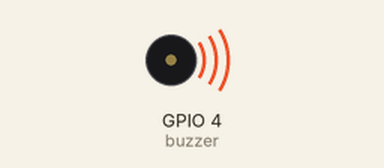
Recording of a program running on a simulated Raspberry Pi (BCM pin numbers). Shown: buzzer (waves = sounding). At 31.0 s the program stops and its outputs stay as they are.

Above: at 0.2 s.
At 31.0 s:
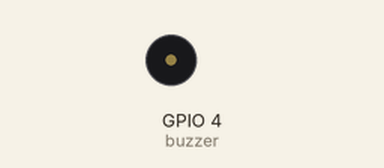
Timing chart, 0 to 32.5 s (numbered marks = the images above):
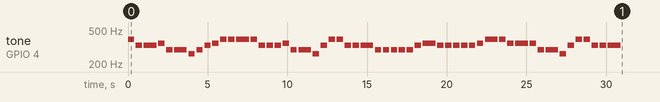

The program:

BuzzerSong.py
```python
# gpiozero 패키지에서 TonalBuzzer 클래스를 임포트
from gpiozero import TonalBuzzer
# time 모듈에서 sleep 함수를 임포트하여 시간 지연 사용
from time import sleep

# GPIO 4번 핀에 부저 연결
buzzer = TonalBuzzer(4)

# 음계와 길이 (초) 정의
# 노래 '나비야'의 음계와 리듬
melody = [
    ('G4', 0.4), ('E4', 0.4), ('E4', 0.8),  # 나비야 / 솔미미
    ('F4', 0.4), ('D4', 0.4), ('D4', 0.8),  # 나비야 / 파레레
    ('C4', 0.4), ('D4', 0.4), ('E4', 0.4), ('F4', 0.4), # 이리 날아 / 도레미파
    ('G4', 0.4), ('G4', 0.4), ('G4', 0.8), # 오너라 / 솔솔솔

    ('G4', 0.4), ('E4', 0.4), ('E4', 0.4), ('E4', 0.4),  # 노랑나비 / 솔미미미
    ('F4', 0.4), ('D4', 0.4), ('D4', 0.8),  # 흰나비 / 파레레
    ('C4', 0.4), ('E4', 0.4), ('G4', 0.4), ('G4', 0.4), # 춤을추며 / 도미솔솔
    ('E4', 0.4), ('E4', 0.4), ('E4', 0.8), # 오너라 / 미미미

    ('D4', 0.4), ('D4', 0.4), ('D4', 0.4), ('D4', 0.4),  # 봄바람에 / 레레레레
    ('D4', 0.4), ('E4', 0.4), ('F4', 0.8),  # 꽃잎도 / 레미파
    ('E4', 0.4), ('E4', 0.4), ('E4', 0.4), ('E4', 0.4), # 방긋방긋 / 미미미미
    ('E4', 0.4), ('F4', 0.4), ('G4', 0.8), # 웃으며 / 미파솔

    ('G4', 0.4), ('F4', 0.4), ('F4', 0.8),  # 참새도 / 솔미미
    ('F4', 0.4), ('D4', 0.4), ('D4', 0.8),  # 짹짹짹 / 파레레
    ('C4', 0.4), ('E4', 0.4), ('G4', 0.4), ('G4', 0.4), # 노래하며 / 도미솔솔
    ('E4', 0.4), ('E4', 0.4), ('E4', 0.8), # 춤춘다 / 미미미
]

# 노래 재생
for (note, duration) in melody:
    buzzer.play(note.upper())  # 주파수 설정
    sleep( duration ) # 플레이 지속 시간
    buzzer.stop()       # 음이 끝나면 부저 끔
    sleep(0.1)         # 음 사이의 간격
pass

buzzer.close()  # 부저 자원 해제
```

Measured:
- by itself, tone on GPIO 4 (buzzer): plays 392 Hz for 0.40 s, 330 Hz for 0.40 s, 330 Hz for 0.80 s, 349 Hz for 0.40 s, 294 Hz for 0.40 s, 294 Hz for 0.80 s … (54 notes in this stretch)
